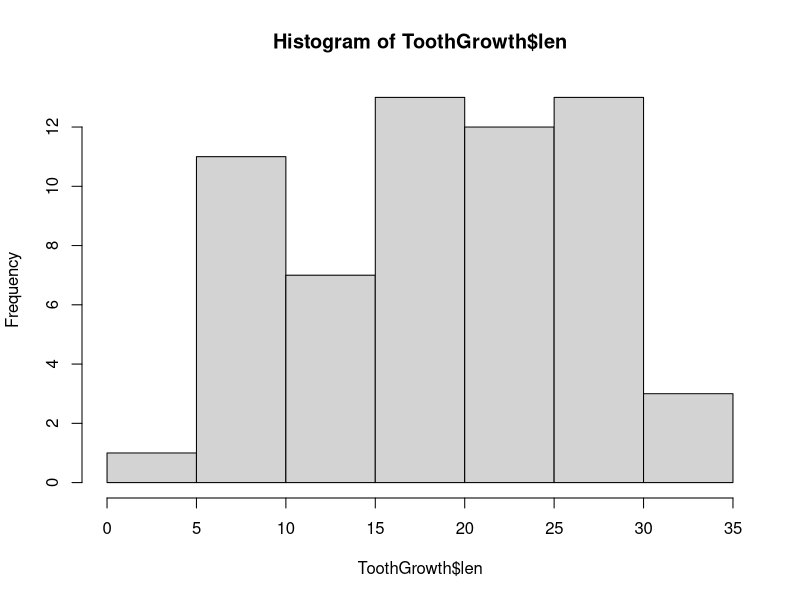
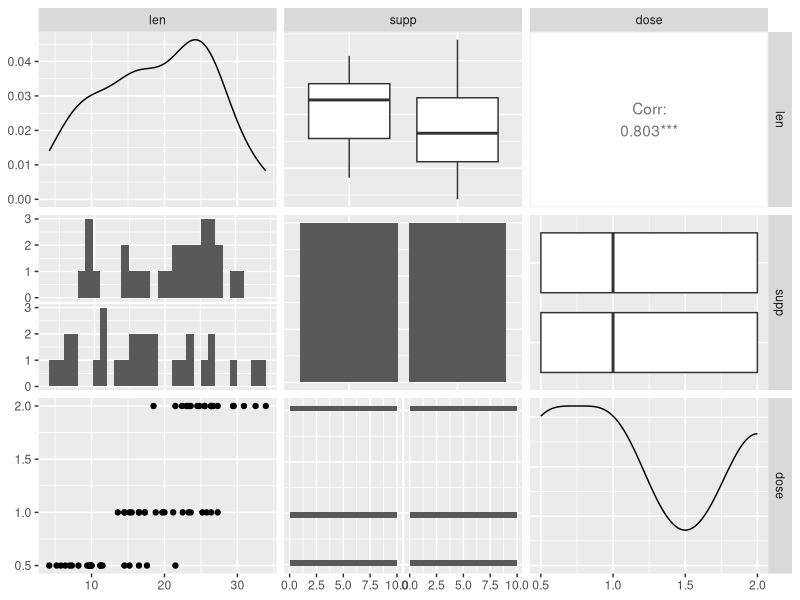
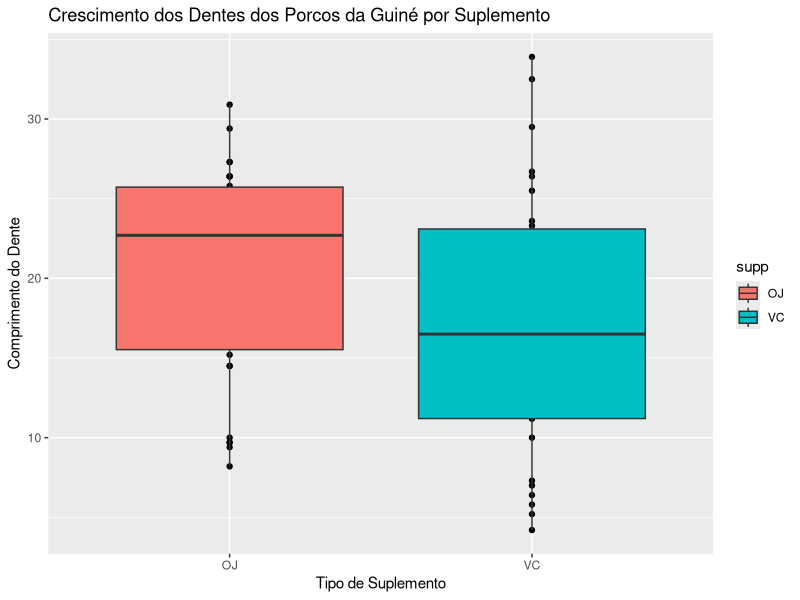

Source code (R) for these figures, in order:
# Estatística na Prática - O que fazer quando a suposição do teste estatístico
# não é satisfeita?

# Há diferença significativa no crescimento dos dentes de acordo com o tipo de 
# suplemento usado nos Porcos da Guiné?

# Install and Imports
install.packages('GGally')

library(ggplot2)
library(GGally)

# Compreendendo o dataset
?ToothGrowth

# Carregando o dataset
data('ToothGrowth')
View(ToothGrowth)
str(ToothGrowth)
dim(ToothGrowth)
summary(ToothGrowth)

# Histograma
hist(ToothGrowth$len)

# GGpairs
ggpairs(ToothGrowth)

# Boxplot por tipo de suplemento
qplot(supp,
      len,
      data = ToothGrowth,
      main = 'Crescimento dos Dentes dos Porcos da Guiné por Suplemento',
      xlab = 'Tipo de Suplemento',
      ylab = 'Comprimento do Dente') +
  geom_boxplot(aes(fill = supp))

# Analisando os boxplots parece haver uma diferença no crescimento dos dentes,
# associada ao tipo de suplmento. Precisamos validar.

# Há diferença significativa no crescimento dos dentes de acordo com o tipo de
# de suplemento usados nos Porcos da Guiné?

### Testes Estatístcos escolhidos

# Coeficiente de correlação de Pearson
# Regressão linear simples

## Quanti x Quanti
## São utilizados geralmente em estudos que relacionam o quanto o incremento 
## ou o decremento no valor de uma variável afeta outra varável quantitativa

# Teste T
# ANOVA

## Quanti x Quali
## Comparação de grupos em estudos observacionais e em ensaios clínicos
## randomizados (comparações de médias finais ou de deltas)

# Shapiro-Wilk

## Descrição de varáveis contínuas
## Praticamente todos os estudos quantitativos


## Execuções dos Testes

# Primeiro teste: Teste T para Duas Amostras
## Teste paramétrico usado para tester se as médias populacionais desconhecidas de dois grupos
## são iguais ou não

# Hipótese nula (H0): não há diferença significativa na média dos 2 grupos

?t.test

vector_vc <- ToothGrowth[ToothGrowth$supp == 'VC', ]
vector_vc
vector_oj <- ToothGrowth[ToothGrowth$supp == 'OJ', ]

Teste_T <- t.test(x = vector_vc$len,
                  y = vector_oj$len)

print(Teste_T)
# O resultado de p-value = 0.06063
# Como o valor p foi maior que 0.05 nós falhamos em rejeitar H0, ou seja, 
# não há diferença significativa entre as médias.


## Segundo Teste: ANOVA
# Teste não parmétrico usado para testear se duas médias populacionais são iguais ou não.
# Hipótese nula (H0): os dois grupos possuem médias iguais

?aov

teste_anova <- aov(len ~ .,
                   data = ToothGrowth)

print(teste_anova)
summary(teste_anova)
# O resultado de p-value foi abaixo de 0.05
# Neste caso rejeitamos H0. Ou seja, os dois grupos não possuem médias iguais

## Terceiro Teste: Sahpiro Wilk
# Teste não paramétrico utilizado para validar se uma amostra de dados segue uma distribuição normal.
# Hipótese nula (H0): a amostra segue uma distribuição normal

?shapiro.test

teste_shapiro_vc <- shapiro.test(vector_vc$len)
print(teste_shapiro_vc)

teste_shapiro_oj <- shapiro.test(vector_oj$len)
print(teste_shapiro_oj)

# O valor de p da amostra com suplemento VC é de 0.4284, maior que 0.05
# Neste caso falhamos em rejeitar H0, ou seja esta amostra segue uma distribuição normal

# O valor de p da amostra com suplemento OJ é de 0.02359, menor que 0.05
# Neste caso rejeitamos H0, ou seja estamos não segue uma distribuição normal

## Quarto Teste: Teste F
# H0 = As médias dos dados extraídos de uma população normalmente distribuida tem a mesma variância

teste_F <- var.test(len ~ supp, data = ToothGrowth)
teste_F

# Valor p é de 0.2331, maior que 0.05. Por isso falhamos em rejeitar H0, ou seja, ou seja
# não há diferença significativa entra a variância dos 2 grupos

## CORREÇÃO

# Solução 1: Aplicar o Teste T para verificar se os tipos de suplementos tem impacto
# no crescimento dos dentes animais. 

# H0 - hão há diferença significativa entre a média dos dois grupos
# (o tipo de suplemento não tem impacto no crescimento dos dentes)
# H1 - Há diferença significativa entra a média dos dois grupos 
# (o tipo de suplemento tem impacto no crescimento dos dentes)

# Para aplica-lo precisamos validar as 5 suposições do Teste

# 1 - Os dados são aleatórios e representativos da população
# 2 - A variável dependente é contínua
# 3 - Ambos os grupos são independentes 
# 4 - Os resíduos do modelo são normalmente distribuidos
# 5 - A variância residual é homogenea (princípio da da homocedasticidade)

## Neste exemplo vamos considerar as suposições da 1 a 3 como verdadeiras.
## Valodar a 4 com shapiro wilk e a 5 com Teste F

# Normalmente se começa com o teste para analisar a normalidade da distribuição dos dados (shapiro)
# caso ela seja rejeitado, já não temos como aplicar o Teste T. E só com ela podemos utilizar
# testes estatísticos paramétricos

# Meus testes acima do shapiro wilk estão corretos, inclusive a sepração das variáveis
# Como o resultado de um grupo é menor que 0.05 e nós rejeitamos H0, não podemos usar o Teste T,
# pois a 4 condição não é atendida

# AGORA PODEMOS USAR UM TESTE NÃO PARAMÉTRICO, POIS ELES NÃO FAZEM SUPOSIÇÕES SOBRE OS DADOS

# VAMOS QUESTIONAR O PROBLEMA DE NEGÓCIO INICIAL E REFORMULÁ-LO
# HÁ DIFERENÇA SIGNIFICATIVA NO CRESCIMENTO DOS DENTES DE ACORDO COM O TIPO DE SUPLEMENTO USADO
# NOS PORCOS DA GUINÉ?

# Usar teste ANOVA como usei acima, pois ele não é paramétrico, suposições para usar o teste:

# 1 - Dentro de cada amostra as observações são amostradas aleatoriamente e indepentende umas das outras
# 2 - Cada amostra de grupo é extraída de uma população normalmente distribuída

# consideramos a suposição 1 como verdadeira e testamos a 2 com shapiro wilk

dose_0.5 <- ToothGrowth[ToothGrowth$dose == 0.5, ]
dose_1.0 <- ToothGrowth[ToothGrowth$dose == 1.0, ]
dose_2.0 <- ToothGrowth[ToothGrowth$dose == 2.0, ]

shapiro.test(dose_0.5$len)
shapiro.test(dose_1.0$len)
shapiro.test(dose_2.0$len)

# Todos os resultados  tiveram p maiores que 0.05. Logo falhamos em rejeitar H0 em todos os casos
# Ou seja, todas as categorias de doses são normalmente distribuidas e agora eu posso aplicar o teste ANOVA

teste_anova <- aov(len ~ dose,
                   data = ToothGrowth)

print(teste_anova)
summary(teste_anova)

# Como a variável dose possui *** ela impacta diretamente no target (variável len)
# Ou seja, não é o tipo de suplemento, mas sim a quantidade da dose que interfere diretamente
# no crescimento dos dentes

# Podemos validar isso com um modelo de regressão linear

modelo_lr = lm(len ~ supp + dose, ToothGrowth)
summary(modelo_lr)
# Veja como a dosagem é *** e o suplemento **